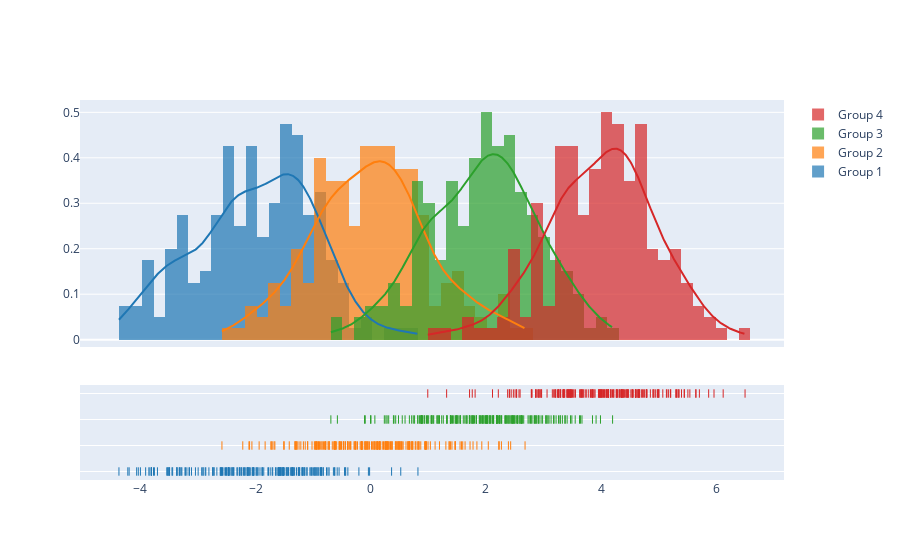

Source (notebook cell):
### Code cell
import plotly.figure_factory as ff

# Add histogram data
x1 = np.random.randn(200) - 2
x2 = np.random.randn(200)
x3 = np.random.randn(200) + 2
x4 = np.random.randn(200) + 4

# Group data together
hist_data = [x1, x2, x3, x4]

group_labels = ['Group 1', 'Group 2', 'Group 3', 'Group 4']

# Create distplot with custom bin_size
fig = ff.create_distplot(hist_data, group_labels, bin_size=.2)
fig.show()

### Figure 1 — Plotly figure (JSON) as saved in the notebook; plotly's stock layout.template omitted (floating-point values rounded to 4 significant figures; data arrays with more than 128 entries replaced by an {"elided": "..."} marker saying what was removed)
{"data": [{"autobinx": false, "histnorm": "probability density", "legendgroup": "Group 1", "marker": {"color": "rgb(31, 119, 180)"}, "name": "Group 1", "opacity": 0.7, "type": "histogram", "x": {"elided": "200 float values"}, "xaxis": "x", "xbins": {"end": 0.8196, "size": 0.2, "start": -4.371}, "yaxis": "y"}, {"autobinx": false, "histnorm": "probability density", "legendgroup": "Group 2", "marker": {"color": "rgb(255, 127, 14)"}, "name": "Group 2", "opacity": 0.7, "type": "histogram", "x": {"elided": "200 float values"}, "xaxis": "x", "xbins": {"end": 2.679, "size": 0.2, "start": -2.583}, "yaxis": "y"}, {"autobinx": false, "histnorm": "probability density", "legendgroup": "Group 3", "marker": {"color": "rgb(44, 160, 44)"}, "name": "Group 3", "opacity": 0.7, "type": "histogram", "x": {"elided": "200 float values"}, "xaxis": "x", "xbins": {"end": 4.199, "size": 0.2, "start": -0.6921}, "yaxis": "y"}, {"autobinx": false, "histnorm": "probability density", "legendgroup": "Group 4", "marker": {"color": "rgb(214, 39, 40)"}, "name": "Group 4", "opacity": 0.7, "type": "histogram", "x": {"elided": "200 float values"}, "xaxis": "x", "xbins": {"end": 6.499, "size": 0.2, "start": 0.9905}, "yaxis": "y"}, {"legendgroup": "Group 1", "marker": {"color": "rgb(31, 119, 180)"}, "mode": "lines", "name": "Group 1", "showlegend": false, "type": "scatter", "x": {"elided": "500 float values"}, "xaxis": "x", "y": {"elided": "500 float values"}, "yaxis": "y"}, {"legendgroup": "Group 2", "marker": {"color": "rgb(255, 127, 14)"}, "mode": "lines", "name": "Group 2", "showlegend": false, "type": "scatter", "x": {"elided": "500 float values"}, "xaxis": "x", "y": {"elided": "500 float values"}, "yaxis": "y"}, {"legendgroup": "Group 3", "marker": {"color": "rgb(44, 160, 44)"}, "mode": "lines", "name": "Group 3", "showlegend": false, "type": "scatter", "x": {"elided": "500 float values"}, "xaxis": "x", "y": {"elided": "500 float values"}, "yaxis": "y"}, {"legendgroup": "Group 4", "marker": {"color": "rgb(214, 39, 40)"}, "mode": "lines", "name": "Group 4", "showlegend": false, "type": "scatter", "x": {"elided": "500 float values"}, "xaxis": "x", "y": {"elided": "500 float values"}, "yaxis": "y"}, {"legendgroup": "Group 1", "marker": {"color": "rgb(31, 119, 180)", "symbol": "line-ns-open"}, "mode": "markers", "name": "Group 1", "showlegend": false, "type": "scatter", "x": {"elided": "200 float values"}, "xaxis": "x", "y": {"elided": "200 str values"}, "yaxis": "y2"}, {"legendgroup": "Group 2", "marker": {"color": "rgb(255, 127, 14)", "symbol": "line-ns-open"}, "mode": "markers", "name": "Group 2", "showlegend": false, "type": "scatter", "x": {"elided": "200 float values"}, "xaxis": "x", "y": {"elided": "200 str values"}, "yaxis": "y2"}, {"legendgroup": "Group 3", "marker": {"color": "rgb(44, 160, 44)", "symbol": "line-ns-open"}, "mode": "markers", "name": "Group 3", "showlegend": false, "type": "scatter", "x": {"elided": "200 float values"}, "xaxis": "x", "y": {"elided": "200 str values"}, "yaxis": "y2"}, {"legendgroup": "Group 4", "marker": {"color": "rgb(214, 39, 40)", "symbol": "line-ns-open"}, "mode": "markers", "name": "Group 4", "showlegend": false, "type": "scatter", "x": {"elided": "200 float values"}, "xaxis": "x", "y": {"elided": "200 str values"}, "yaxis": "y2"}], "layout": {"barmode": "overlay", "hovermode": "closest", "legend": {"traceorder": "reversed"}, "xaxis": {"anchor": "y2", "domain": [0.0, 1.0], "zeroline": false}, "yaxis": {"anchor": "free", "domain": [0.35, 1], "position": 0.0}, "yaxis2": {"anchor": "x", "domain": [0, 0.25], "dtick": 1, "showticklabels": false}}}
